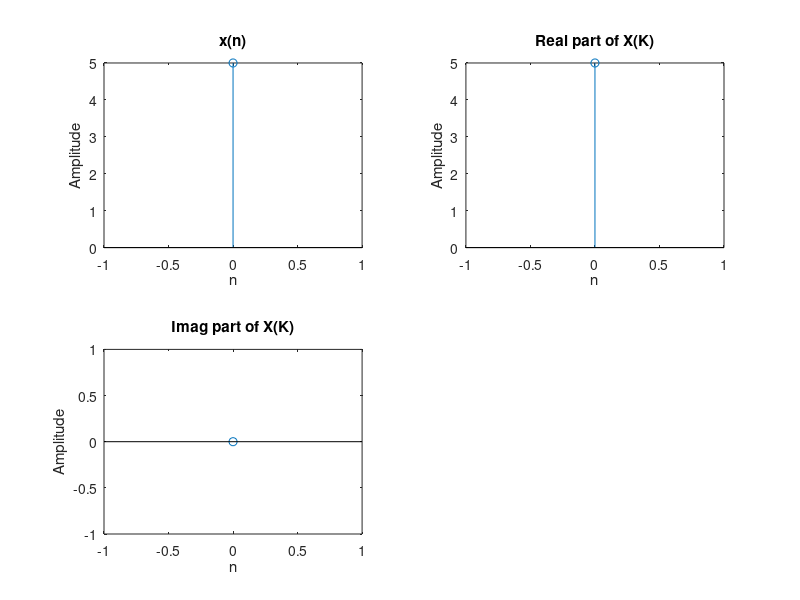

This chart was generated by the following MATLAB code:
clc;   
clear;
x=input('enter x[n]:');
N=length(x);
levels=nextpow2(N);
xn=[x,zeros(1,(2^levels)-N)];
x=bitrevorder(xn)
N=length(xn);
tw=cos(2*pi*(1/N)*(0:N/2-1))-j*sin(2*pi*(1/N)*(0:N/2-1));
for level=1:levels
    L=2^level;
    twlvl=tw(1:N/L:N/2);
    for k=0:L:N-L
        for n=0:L/2-1
            A=x(n+k+1);
            B=x(n+k+(L/2)+1)*twlvl(n+1);
            x(n+k+1)=A+B;
            x(n+k+(L/2)+1)=A-B;
         end
    end
    disp(x)
end
XK=x
n=0:N-1;
subplot(2,2,1);
stem(n,xn);
title('x(n)');
xlabel('n');
ylabel('Amplitude');
subplot(2,2,2);
stem(n,real(XK));
title('Real part of X(K)');
xlabel('n');
ylabel('Amplitude');
subplot(2,2,3);
stem(n,imag(XK));
title('Imag part of X(K)');
xlabel('n');
ylabel('Amplitude');